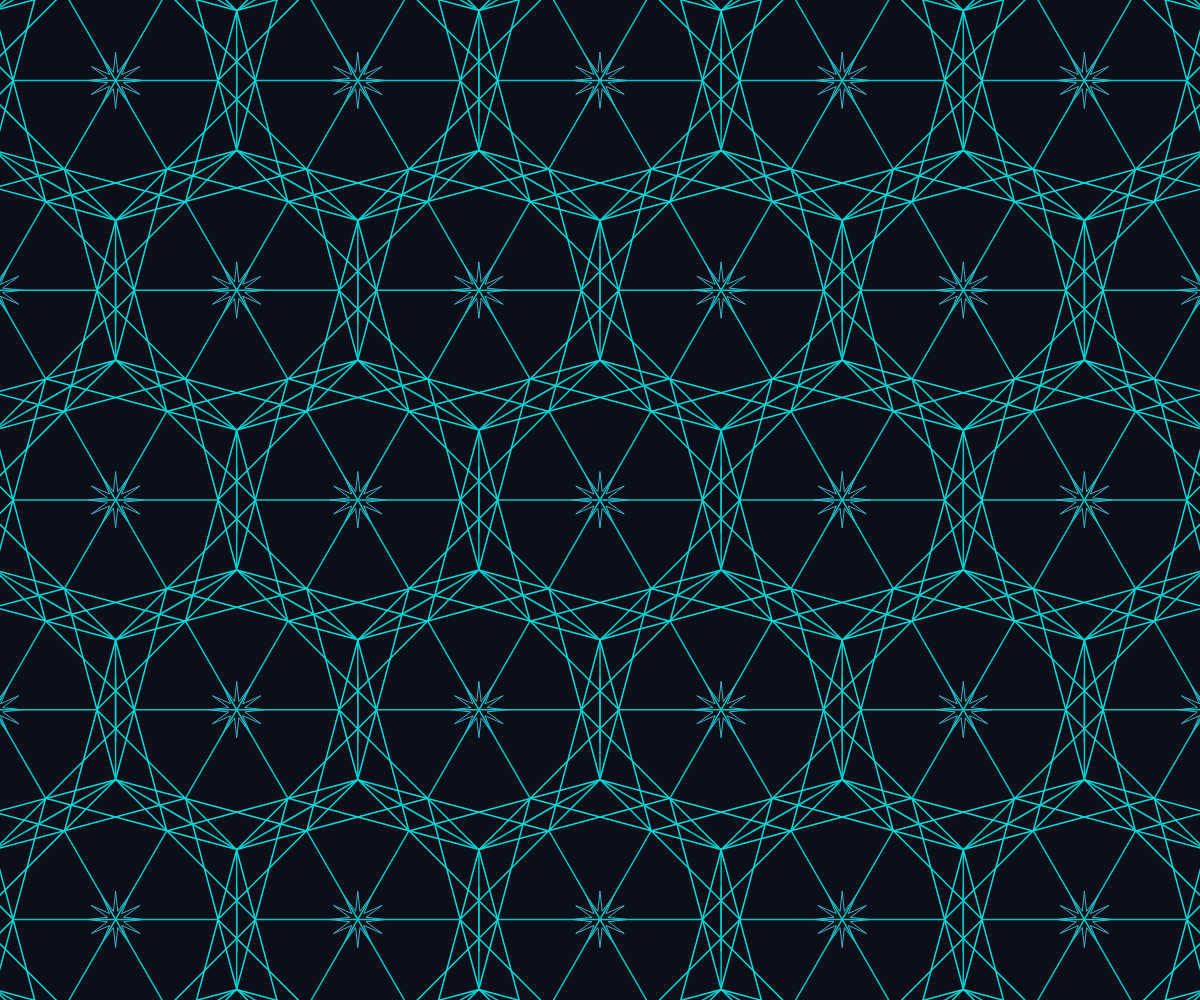
Frame 1 (no input)
Frame 60 (no input): identical to frame 1, image omitted
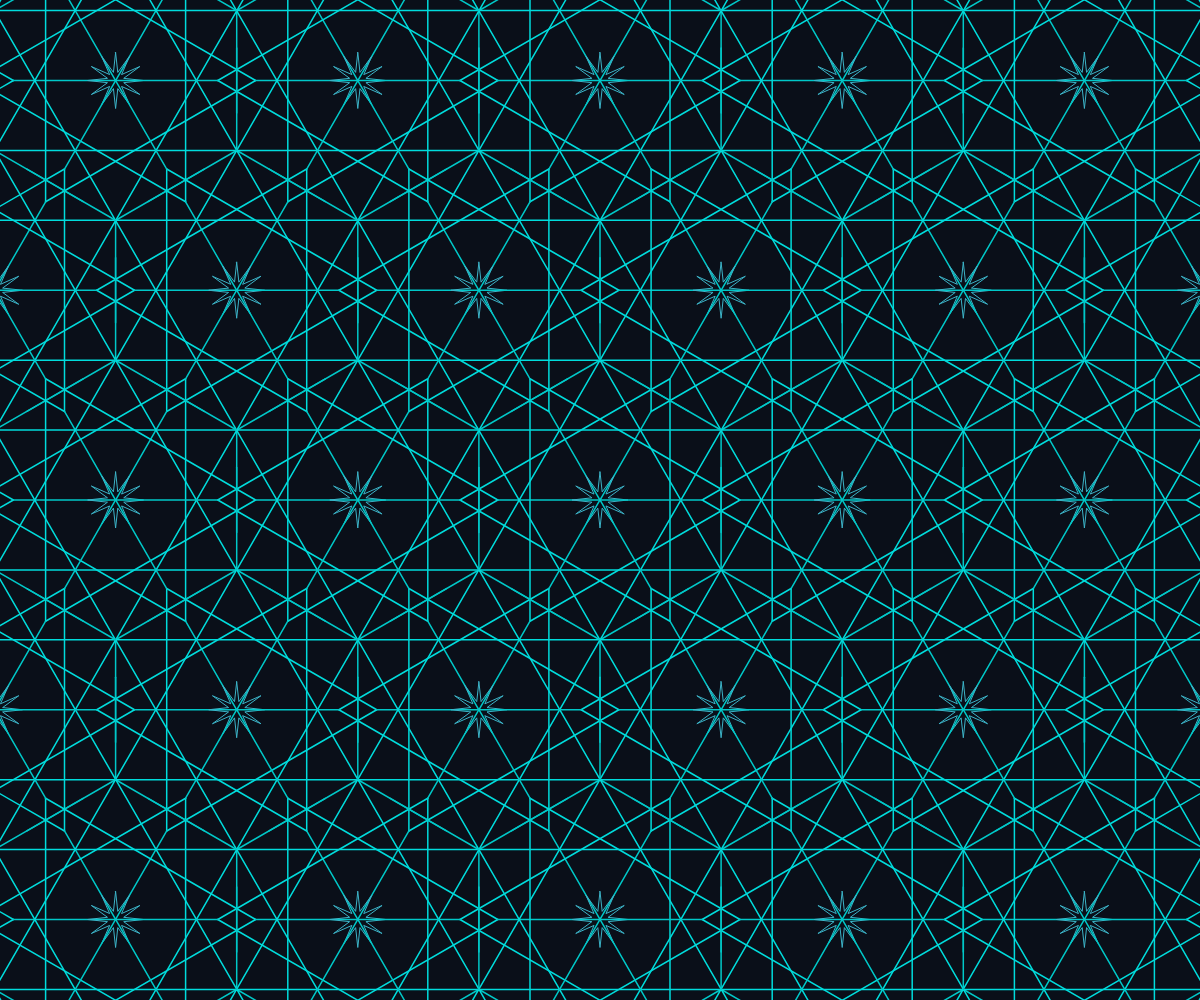
Frame 120 (the mouse pressed at the canvas centre since frame 60)

The p5.js sketch that drew these frames (run headless with seeded random() and noise() and a simulated clock; from frame 60 on, the mouse is pressed at the canvas centre):

// p5.js sketch
// ── sketch.js
/*
  ISLAMIC STAR PATTERNS - Patrones Verdaderamente Conectados
  Las líneas se extienden desde cada vértice hacia los vecinos
  
  Genuary 2026 - Day 17
*/

var time = 0;

function setup() {
  createCanvas(windowWidth, windowHeight);
  angleMode(DEGREES);
}

function draw() {
  background(10, 15, 25);
  
  time += 0.4;
  
  // Parámetro d animado
  var d = 3 + sin(time) * 1;
  
  translate(width / 2, height / 2);
  
  drawConnectedPattern(d);
}

function drawConnectedPattern(d) {
  var r = 140;
  var spacing = r * 1.73; // Para grid hexagonal: sqrt(3)
  
  var cols = ceil(width / spacing) + 3;
  var rows = ceil(height / (spacing * 0.866)) + 3;
  
  // Almacenar todas las posiciones de centros
  var centers = [];
  
  for (var j = -rows; j <= rows; j++) {
    for (var i = -cols; i <= cols; i++) {
      var x = i * spacing;
      var y = j * spacing * 0.866;
      
      if (abs(j) % 2 === 1) {
        x += spacing / 2;
      }
      
      centers.push({x: x, y: y});
    }
  }
  
  stroke(0, 220, 220);
  strokeWeight(1.5);
  noFill();
  
  // Para cada centro, dibujar estrella y conectar con vecinos
  for (var c = 0; c < centers.length; c++) {
    var cx = centers[c].x;
    var cy = centers[c].y;
    
    // Puntos de la estrella de 12 puntas
    var n = 12;
    var points = [];
    for (var i = 0; i < n; i++) {
      var angle = (360 * i / n) - 90;
      points.push({
        x: cx + r * cos(angle),
        y: cy + r * sin(angle)
      });
    }
    
    // Dibujar líneas de estrella internas
    var dInt = round(d);
    for (var i = 0; i < n; i++) {
      var p1 = points[i];
      var p2 = points[(i + dInt) % n];
      line(p1.x, p1.y, p2.x, p2.y);
    }
    
    // Extender cada punta hacia el vecino más cercano
    for (var i = 0; i < n; i++) {
      var angle = (360 * i / n) - 90;
      var tipX = cx + r * cos(angle);
      var tipY = cy + r * sin(angle);
      
      // Extender en la misma dirección
      var extendDist = spacing - r;
      var endX = tipX + extendDist * cos(angle);
      var endY = tipY + extendDist * sin(angle);
      
      stroke(0, 200, 200);
      line(tipX, tipY, endX, endY);
    }
    
    // Roseta central
    stroke(60, 180, 200);
    strokeWeight(1);
    var innerR = r * 0.2;
    beginShape();
    for (var i = 0; i < n * 2; i++) {
      var angle = (360 * i / (n * 2)) - 90;
      var rad = (i % 2 === 0) ? innerR : innerR * 0.3;
      vertex(cx + rad * cos(angle), cy + rad * sin(angle));
    }
    endShape(CLOSE);
    
    stroke(0, 220, 220);
    strokeWeight(1.5);
  }
}

function windowResized() {
  resizeCanvas(windowWidth, windowHeight);
}
